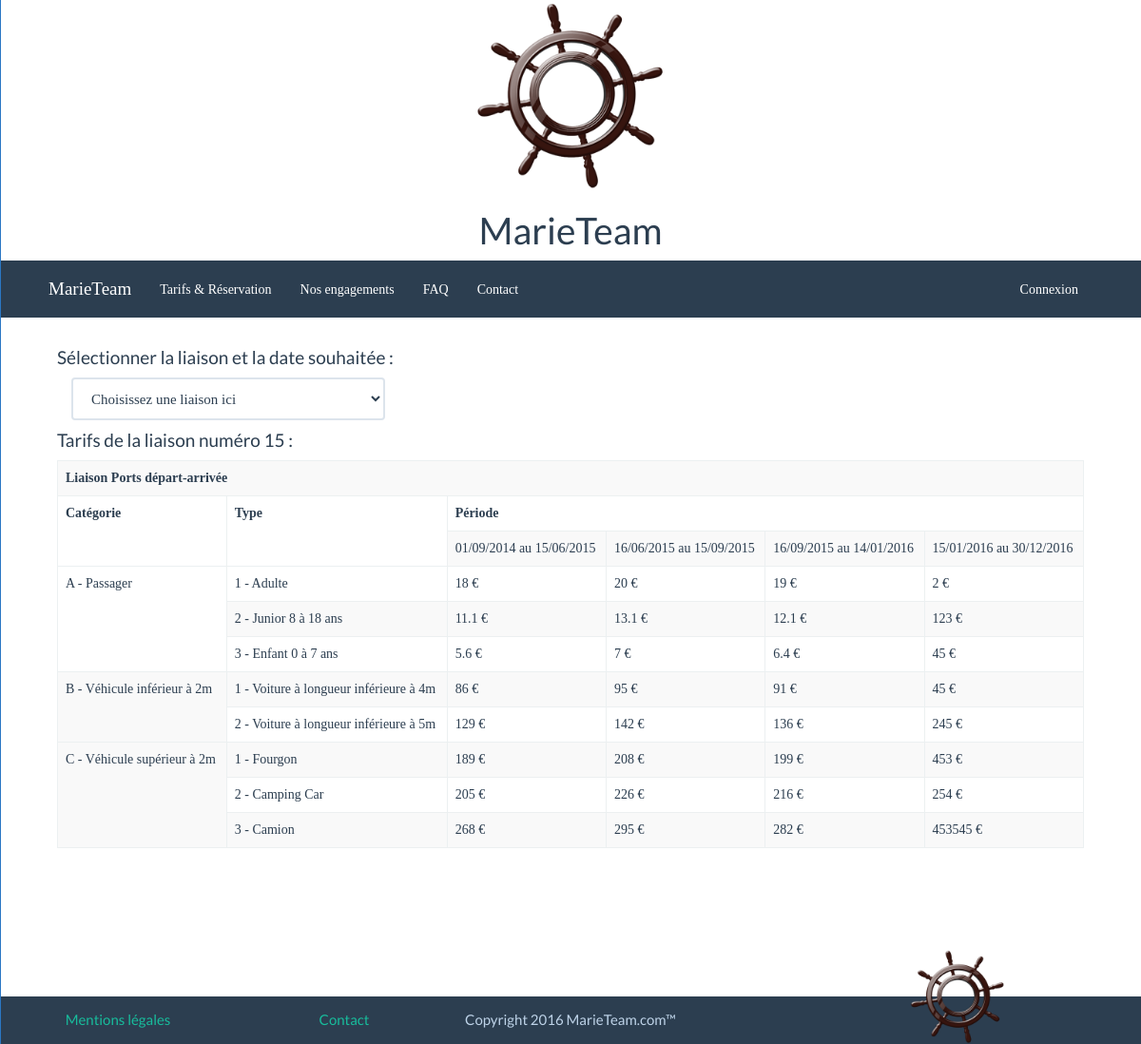
The page /tarifs.php on the database its author committed.
### tables this page shows
CREATE TABLE IF NOT EXISTS `periode` (
  `idperiode` int(20) NOT NULL AUTO_INCREMENT,
  `datedeb` date NOT NULL,
  `datefin` date NOT NULL,
  PRIMARY KEY (`idperiode`),
  UNIQUE KEY `idperiode` (`idperiode`)
);

CREATE TABLE IF NOT EXISTS `tarifer` (
  `idliaison` int(20) NOT NULL,
  `idperiode` int(20) NOT NULL,
  `lettre` varchar(1) NOT NULL,
  `num` int(11) NOT NULL,
  `tarif` double NOT NULL,
  PRIMARY KEY (`idliaison`,`idperiode`,`lettre`,`num`),
  KEY `tarifer_liaison_fkey` (`idliaison`),
  KEY `tarifer_periode_fkey` (`idperiode`),
  KEY `tarifer_type_fkey` (`lettre`,`num`)
);

### tarifs.php (the view, shortened to what this page needs)
<?PHP
	include 'includes/head.php' ; ;
	include 'includes/header.php' ;
?>
	<div id = "wrapper_main">
		<?PHP
			$idLiaison = '' ;
			if(isset($_GET['idliaison']) && $_GET['idliaison'] != ''){
				$idLiaison = $_GET['idliaison'] ;
			}else if(!isset($idLiaison) || $idLiaison == ""){
				$idLiaison=15 ;
			}
			echo '
			<form  style="text-align:left;" class="form-horizontal">
				  <fieldset id="choixLiaison">
					<h4>Sélectionner la liaison et la date souhaitée :</h4>
					  <div class="col-lg-4 noMargin">
							<select class="form-control" id="slct_idLiaison" style="width:100%;">' ;
			echo 				afficheLiaisonSelect($_GET['secteur'])
							.'</select>
						</div>';
			$nbPeriodes = PDO_num_rows('SELECT * FROM periode') ;
			$periodes = array() ;
			$catypes = array() ;
				$lignes =  	'<div id="separateur"><div id="separateur">
							<div class="col-lg-12">
								<form class="form-horizontal">
									<fieldset>
										<div class="form-group">
											<h4>Tarifs de la liaison numéro '.$idLiaison.' :</h4>
											<table class="table table-striped table-bordered">
												<tr>
													<th colspan="6">Liaison Ports départ-arrivée</th>
												</tr>
												<tr>
													<th rowspan="2">Catégorie</th>
													<th rowspan="2">Type</th>
													<th colspan="'.$nbPeriodes.'">Période</th>
												</tr>
												<tr>';
				$stmtCatype = retourneStatementSelect('SELECT CONCAT(lettre, num) as catype, libelle FROM type') ;
				while( $resultatCatype = $stmtCatype->fetch(PDO::FETCH_ASSOC) ){
					$catypes['ID'][] =  $resultatCatype['catype'] ;
					$catypes[$resultatCatype["catype"]] =  $resultatCatype['libelle'] ;
				}
				$stmtPeriode = retourneStatementSelect('SELECT * FROM periode') ;
				while( $resultatPeriode = $stmtPeriode->fetch(PDO::FETCH_ASSOC) ){
					$lignes .= '<td>'.setDateFormatLecture($resultatPeriode['datedeb']).' au '.setDateFormatLecture($resultatPeriode['datefin']).'</td>' ;
					$periodes[] =  $resultatPeriode['idperiode'] ;
				}
				$lignes .= '					</tr>';
				foreach($catypes['ID'] as $CATYP){
					$lignes .= '<tr>' ;
					switch ($CATYP){
						case 'A1' :
							$lignes .= '<td rowspan="3">A <span class="pc">- Passager</span></td>
										<td>1 <span class="pc">- '.$catypes[$CATYP].'</span></td>' ;
							break ;
						case 'A2' :
							$lignes .= '<td>2 <span class="pc">- '.$catypes[$CATYP].'</span></td>' ;
							break ;
						case 'A3' :
							$lignes .= '<td>3 <span class="pc">- '.$catypes[$CATYP].'</span></td>' ;
							break ;
						case 'B1' :
							$lignes .= '<td rowspan="2">B <span class="pc">- Véhicule inférieur à 2m</span></td>
										<td>1 <span class="pc">- '.$catypes[$CATYP].'</span></td>' ;
							break ;
						case 'B2' :
							$lignes .= '<td>2 <span class="pc">- '.$catypes[$CATYP].'</span></td>' ;
							break ;
						case 'C1' :
							$lignes .= '<td rowspan="3">C <span class="pc">- Véhicule supérieur à 2m</span></td>
										<td>1 <span class="pc">- '.$catypes[$CATYP].'</span></td>' ;
							break ;
						case 'C2' :
							$lignes .= '<td>2 <span class="pc">- '.$catypes[$CATYP].'</span></td>' ;
							break ;
						case 'C3' :
							$lignes .= '<td>3 <span class="pc">- '.$catypes[$CATYP].'</span></td>' ;
							break ;
					}
					foreach($periodes as $ID){
						$lignes .= '<td>'.prixTarif($idLiaison, $CATYP, $ID).' €</td>' ;
					}
					$lignes .= '</tr>' ;
				}
				$lignes .= '					</tr>
											</table>
											</div>
										</div>
									</fieldset>
								</form>
							</div></div>
						</div>';
				echo $lignes ;
       					  ?>
<?PHP
	include 'includes/footer.php' ;
?>

### css/stylesheet.css (style rules this page uses)
body { padding:0; margin:0;text-align:center;font-family:Verdana;font-size:14px; }
#wrapper_main { max-width:90%; margin:0 auto; margin-bottom:70px; }
.noMargin { margin:0px; }
table { text-align:left; }
.pc { display:inline; }
#separateur { clear:both; margin-bottom:100px; }

### rows shown on the page
periode: datedeb "01/09/2014", datefin "15/06/2015"
periode: datedeb "16/06/2015", datefin "15/09/2015"
periode: datedeb "16/09/2015", datefin "14/01/2016"
periode: datedeb "15/01/2016", datefin "30/12/2016"
tarifer: tarif "18"
tarifer: tarif "20"
tarifer: tarif "19"
tarifer: tarif "2"
tarifer: tarif "11.1"
tarifer: tarif "13.1"
tarifer: tarif "12.1"
tarifer: tarif "123"
tarifer: tarif "5.6"
tarifer: tarif "7"
tarifer: tarif "6.4"
tarifer: tarif "45"
tarifer: tarif "86"
tarifer: tarif "95"
tarifer: tarif "91"
tarifer: tarif "45"
tarifer: tarif "129"
tarifer: tarif "142"
tarifer: tarif "136"
tarifer: tarif "245"
tarifer: tarif "189"
tarifer: tarif "208"
tarifer: tarif "199"
tarifer: tarif "453"
tarifer: tarif "205"
tarifer: tarif "226"
tarifer: tarif "216"
tarifer: tarif "254"
tarifer: tarif "268"
tarifer: tarif "295"
tarifer: tarif "282"
tarifer: tarif "453545"

### other values the page prints
$idLiaison "15"
$catypes[$CATYP] "Adulte"
$catypes[$CATYP] "Junior 8 à 18 ans"
$catypes[$CATYP] "Enfant 0 à 7 ans"
$catypes[$CATYP] "Voiture à longueur inférieure à 4m"
$catypes[$CATYP] "Voiture à longueur inférieure à 5m"
$catypes[$CATYP] "Fourgon"
$catypes[$CATYP] "Camping Car"
$catypes[$CATYP] "Camion"
